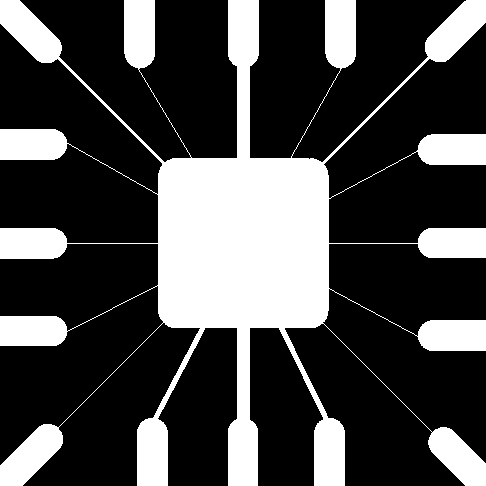
#> input picture Math 282.1 - Computer Vision/samples/wirebond.tif, 486 x 486 px, found by its file name
$ jupyter execute --allow-errors 'Jeremy 05_morphologicalimageprocessing.ipynb'
#> lines starting #> are read from the running program, lines starting #| are printed output that depends on the picture; after the words box and inside, x2 and y2 are one past the last pixel; in counts of white or black regions, pixels touching at a corner belong together
# Morphological Image Processing

Richell Flores

## Objectives

By the end of this notebook, students are expected to
- perform basic morphological transformations
- implement morphological algorithms

# Main reference

https://scikit-image.org/docs/stable/api/skimage.morphology.html

https://scikit-image.org/docs/stable/auto_examples/applications/plot_morphology.html

https://docs.scipy.org/doc/scipy/reference/ndimage.html

# Required packages

[cell 1]
from google.colab import drive
drive.mount('/content/drive')

[cell 2]
from PIL import Image
import numpy as np
import matplotlib.pyplot as plt

For this module, we will be using the `scikit-image` package.

[cell 3]
from skimage import morphology

# Morphological operations on binary images

## Erosion: `binary_erosion(image_arr, se)`

[cell 4]
wirebond = Image.open("/content/drive/MyDrive/Masters/Math 282.1 - Computer Vision/samples/wirebond.tif").convert('L')
#> wirebond is the input picture: PIL image 486x486 L; 28.1% white; 1 white region, box (x1, y1, x2, y2) and area: (0, 0, 486, 486) 66259
wirebond

[cell 5]
morphology.square(11)

Since we are dealing with binary images, `binary_erosion` works faster.

[cell 6]
wirebond_array = np.array(wirebond)

eroded_wirebond = morphology.binary_erosion(wirebond_array, morphology.square(11))
#> eroded_wirebond: shape (486, 486) bool; 19.1% white; 15 white regions, largest, box (x1, y1, x2, y2) and area: (163, 0, 324, 486) 28465, (142, 424, 163, 486) 1226, (424, 139, 486, 160) 1224

plt.imshow(eroded_wirebond, cmap='gray')
plt.title('Eroded Wirebond')
plt.show()

**Try it!** Do the same but using increasing sizes of the structuring element. What do you observe about the shape of the center square? At what point does the other aspects of the image removed?

[cell 7]
#Try sizes 20, 30, 40, 50

eroded_wirebond_30 = morphology.binary_erosion(wirebond_array, morphology.square(30))
#> eroded_wirebond_30: shape (486, 486) bool; 8.8% white; 17 white regions, largest, box (x1, y1, x2, y2) and area: (173, 173, 315, 314) 19722, (243, 0, 245, 43) 85, (139, 0, 141, 43) 83

plt.imshow(eroded_wirebond_30, cmap='gray')
plt.title('Eroded Wirebond')
plt.show()

# The lines disappear if we increase the size of the structuring element, square.

Let's try to use a different structuring element.

[cell 8]
eroded_wirebond = morphology.binary_erosion(wirebond_array, morphology.diamond(radius=11))
#> eroded_wirebond: shape (486, 486) bool; 13.5% white; 17 white regions, largest, box (x1, y1, x2, y2) and area: (168, 162, 319, 324) 22152, (0, 435, 52, 486) 965, (0, 0, 51, 52) 961

plt.imshow(eroded_wirebond, cmap='gray')
plt.title('Eroded Wirebond')
plt.show()

**Think!** What happened when we changed the structuring element from square to diamond? In what instance is using a square SE better than a diamond SE and vice versa?

## Dilation: `binary_dilation(image_arr, se)`

[cell 9]
text = Image.open("/content/drive/MyDrive/Masters/Math 282.1 - Computer Vision/samples/text.tif").convert('L')
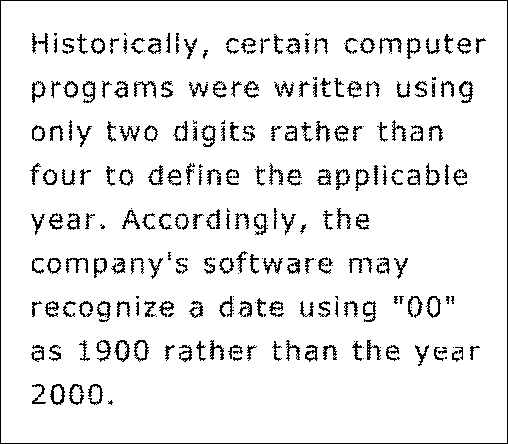
#> input picture Math 282.1 - Computer Vision/samples/text.tif, 508 x 444 px, found by its file name
#> text is the input picture: PIL image 508x444 L; 92.1% white; black in thin lines or dots
text

[cell 10]
text_arr = np.array(text)

dilated_text = morphology.binary_dilation(text_arr, morphology.square(3))
#> dilated_text: shape (444, 508) bool; 99.9% white; black in thin lines or dots, all inside (x1, y1, x2, y2) = (33, 37, 478, 403)

plt.imshow(dilated_text, cmap='gray')
plt.title('Dilated Text')
plt.show()

**Think about it** What went wrong with the image? What was considered foreground and background?

[cell 11]
dilated_text = morphology.binary_dilation(~text_arr, morphology.square(3))
#> dilated_text: shape (444, 508) bool; 17.8% white; 186 white regions, largest, box (x1, y1, x2, y2) and area: (0, 0, 508, 444) 3792, (218, 250, 260, 275) 549, (121, 207, 156, 231) 418

plt.imshow(dilated_text, cmap='gray')
plt.title('Dilated Text')
plt.show()

**Try it!** Use a different structuring element and see how it affects the dilation.

[cell 12]
custom_se = np.array([[1,1,0],
                      [1,1,0],
                      [1,1,0]])

[cell 13]
dilated_text = morphology.binary_dilation(~text_arr, custom_se)
#> dilated_text: shape (444, 508) bool; 15.4% white; 194 white regions (1 under 20 px), largest, box (x1, y1, x2, y2) and area: (0, 0, 508, 444) 3352, (133, 80, 156, 99) 257, (458, 80, 473, 104) 252

plt.imshow(dilated_text, cmap='gray')
plt.title('Dilated Text')
plt.show()

[cell 14]
# Count the number of characters

# prompt: get connected components

from skimage import measure

text_arr = np.array(text)
labels = measure.label(text_arr, connectivity=1)  # 2 for 4-connected, 1 for 8-connected components
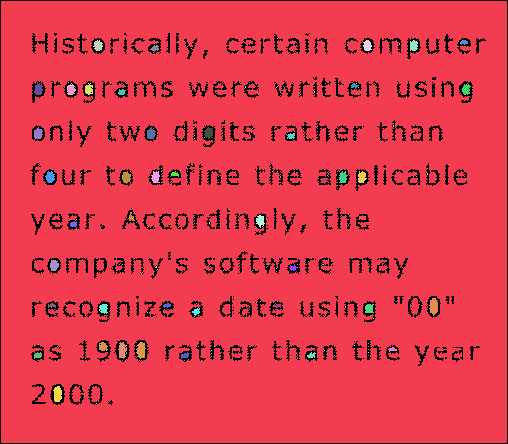
#> labels: shape (444, 508) int64; 210 distinct labels, from 0 to 209; one colour per label, 0 black

plt.imshow(labels, cmap='nipy_spectral')
plt.title('Connected Components')
plt.show()

# You can access the number of connected components using:
num_components = labels.max()
#> num_components = 209
print(f"Number of connected components: {num_components}")
#| Number of connected components: 209

## Opening: `binary_opening(image_arr, se)`

"... the ability to eliminate regions narrower than the structuring element is one of the key features of morphological opening."

Let's consider the wirebond image again.

[cell 15]
wirebond

[cell 16]
wirebond_arr = np.array(wirebond)

opened_wirebond = morphology.binary_opening(wirebond_arr, morphology.ellipse(1,1))
#> opened_wirebond: shape (486, 486) bool; 27.3% white; 13 white regions, largest, box (x1, y1, x2, y2) and area: (137, 0, 345, 486) 40152, (0, 424, 63, 486) 2174, (0, 0, 62, 63) 2170

plt.imshow(opened_wirebond, cmap='gray')
plt.title('Opened Wirebond')
plt

## Closing: `binary_closing(image_arr, se)`

[cell 17]
closed_wirebond = morphology.binary_closing(wirebond_arr, morphology.ellipse(1,1))
#> closed_wirebond: shape (486, 486) bool; 28.1% white; 1 white region, box (x1, y1, x2, y2) and area: (0, 0, 486, 486) 66309

plt.imshow(closed_wirebond, cmap='gray')
plt.title('Closed Wirebond')
plt.show()

### Example

Consider the following noisy image of a fingerprint. Successively apply the following:

1. Erosion
2. Dilation
3. Dilation
4. Erosion

Use a $3 \times 3$ square with 1s as a structuring element.

Compare the result if you do opening followed by a closing.

[cell 18]
fingerprint_noisy = Image.open("/content/drive/MyDrive/Masters/Math 282.1 - Computer Vision/samples/fingerprint_noisy.tif").convert('L')
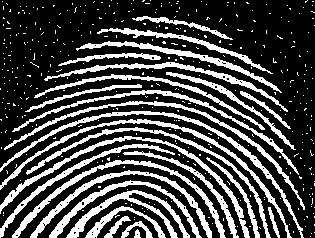
#> input picture Math 282.1 - Computer Vision/samples/fingerprint_noisy.tif, 315 x 238 px, found by its file name
#> fingerprint_noisy is the input picture: PIL image 315x238 L; 28.5% white; 414 white regions (387 under 20 px), largest, box (x1, y1, x2, y2) and area: (0, 111, 304, 238) 1388, (0, 136, 250, 238) 1372, (0, 119, 292, 238) 1337
fingerprint_noisy

[cell 19]
# Apply erosion, dilation, dilation, erosion

fingerprint_noisy_arr = np.array(fingerprint_noisy)
fingerprint_noisy_arr_1 = morphology.binary_erosion(fingerprint_noisy_arr, morphology.square(3))
#> fingerprint_noisy_arr_1: shape (238, 315) bool; 9% white in thin lines or dots, all inside (x1, y1, x2, y2) = (0, 17, 302, 238)
fingerprint_noisy_arr_2 = morphology.binary_dilation(fingerprint_noisy_arr_1, morphology.square(3))
#> fingerprint_noisy_arr_2: shape (238, 315) bool; 25.3% white; 167 white regions (33 under 20 px), largest, box (x1, y1, x2, y2) and area: (101, 190, 190, 238) 786, (0, 136, 132, 211) 677, (49, 181, 131, 238) 578
fingerprint_noisy_arr_3 = morphology.binary_dilation(fingerprint_noisy_arr_2, morphology.square(3))
#> fingerprint_noisy_arr_3: shape (238, 315) bool; 42.8% white; 51 white regions, largest, box (x1, y1, x2, y2) and area: (13, 110, 294, 215) 2073, (11, 159, 226, 238) 1984, (66, 189, 191, 238) 1692
fingerprint_noisy_arr_4 = morphology.binary_erosion(fingerprint_noisy_arr_3, morphology.square(3))
#> fingerprint_noisy_arr_4: shape (238, 315) bool; 25.9% white; 75 white regions (11 under 20 px), largest, box (x1, y1, x2, y2) and area: (67, 190, 190, 238) 1113, (14, 111, 272, 179) 1082, (49, 181, 201, 238) 979

plt.imshow(fingerprint_noisy_arr_4, cmap = 'gray')

### Answer: unhide to check answer

[cell 20]
fingerprint_arr = np.array(fingerprint_noisy)

fingerprint_eroded = morphology.binary_erosion(fingerprint_arr, morphology.square(3))
fingerprint_dilated1 = morphology.binary_dilation(fingerprint_eroded, morphology.square(3))
fingerprint_dilated2 = morphology.binary_dilation(fingerprint_dilated1, morphology.square(3))
fingerprint_eroded2 = morphology.binary_erosion(fingerprint_dilated2, morphology.square(3))

plt.imshow(fingerprint_eroded2, cmap='gray')
plt.title('Final Result')

[cell 21]
fingerprint_opened = morphology.binary_opening(fingerprint_arr, morphology.square(3))
fingerprint_closed = morphology.binary_closing(fingerprint_opened, morphology.square(3))

plt.imshow(fingerprint_closed, cmap='gray')
plt

[cell 22]
np.array_equal(fingerprint_eroded2, fingerprint_closed)
#> Out = True

# Hit-or-miss transform

[cell 23]
from scipy.ndimage import binary_hit_or_miss

Let's consider the example from the ndimage documentation.

[cell 24]
a = np.array([[0, 0, 0, 0, 0, 0, 0],
                [0, 1, 1, 0, 0, 0, 0],
                [0, 1, 1, 0, 0, 1, 0],
                [0, 1, 1, 0, 0, 0, 0],
                [0, 0, 0, 1, 1, 0, 0],
                [0, 0, 0, 1, 1, 0, 0],
                [0, 0, 0, 0, 0, 0, 0]])

[cell 25]
plt.imshow(a, cmap='gray')
plt.title('Image a')
plt.show()

[cell 26]
se = np.array([[1,0,0],
               [0,1,1],
               [0,1,1]])

[cell 27]
a_hm = binary_hit_or_miss(a, se)

[cell 28]
plt.imshow(a_hm, cmap='gray')
plt.title('Image a_hm')
plt.show()

**Check** Verify that the hit-or-miss transform is equivalent to $(A \ominus B_1) \cap (A^c \ominus B_2)$.

[cell 29]
# prompt: Verify that the hit-or-miss transform is equivalent to $(A \ominus B_1) \cap (A^c \ominus B_2)$.

# Verify that the hit-or-miss transform is equivalent to (A ⊖ B1) ∩ (Ac ⊖ B2).

# Define the structuring element
se = np.array([[1, 0, 0],
               [0, 1, 1],
               [0, 1, 1]])

# Extract B1 and B2 from the structuring element
B1 = se * (se == 1)
B2 = se * (se == 0)
B2[B2 == 0] = 1

# Calculate A ⊖ B1 using binary erosion
A_minus_B1 = morphology.binary_erosion(a, B1)

# Calculate Ac ⊖ B2 using binary erosion
Ac = ~a
Ac_minus_B2 = morphology.binary_erosion(Ac, B2)

# Calculate the intersection of (A ⊖ B1) and (Ac ⊖ B2)
intersection = np.logical_and(A_minus_B1, Ac_minus_B2)

# Compare the result with the hit-or-miss transform
print(np.array_equal(a_hm, intersection))

[cell 30]
B2

# Basic morphological algorithms

## Boundary extraction

[cell 31]
face = Image.open("/content/drive/MyDrive/Masters/Math 282.1 - Computer Vision/samples/face.tif")
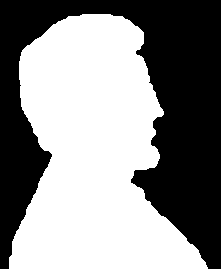
#> input picture Math 282.1 - Computer Vision/samples/face.tif, 221 x 269 px, found by its file name
#> face is the input picture: PIL image 221x269 1; 54.6% white; 1 black region, box (x1, y1, x2, y2) and area: (0, 0, 221, 269) 26994
face

[cell 32]
face_arr = np.array(face)

boundary_face = morphology.binary_dilation(face_arr, morphology.square(3)) ^ face_arr #^ is the logical xor (equivalent to minus)
#> boundary_face: shape (269, 221) bool; 1.5% white in thin lines or dots, all inside (x1, y1, x2, y2) = (8, 13, 209, 269)

plt.imshow(boundary_face, cmap='gray')
plt.title('Boundary Face')

Experiment whether changing the SE also changes the appearance of the boundary.

## Hole filling: `scipy.ndimage.binary_fill_holes`

[cell 33]
from scipy.ndimage import binary_fill_holes

[cell 34]
image_arr = np.array([[0,0,0,0,0,0,0,0],
                      [0,0,0,0,1,0,0,0],
                      [0,1,1,1,0,1,0,0],
                      [0,0,1,0,0,0,1,0],
                      [0,1,0,0,0,0,0,1],
                      [0,0,1,0,1,1,1,0],
                      [0,0,1,1,0,0,0,0],
                      [0,0,0,0,0,0,0,0]])

plt.imshow(image_arr, cmap='gray')
plt.title('Original Image')
plt.show()

[cell 35]
filled_image = binary_fill_holes(image_arr)

plt.imshow(filled_image, cmap='gray')
plt.title('Filled Image')
plt.show()

**Try it!** Perform hole filling on the following image.

[cell 36]
circles = Image.open("/content/drive/MyDrive/Masters/Math 282.1 - Computer Vision/samples/circles.tif")
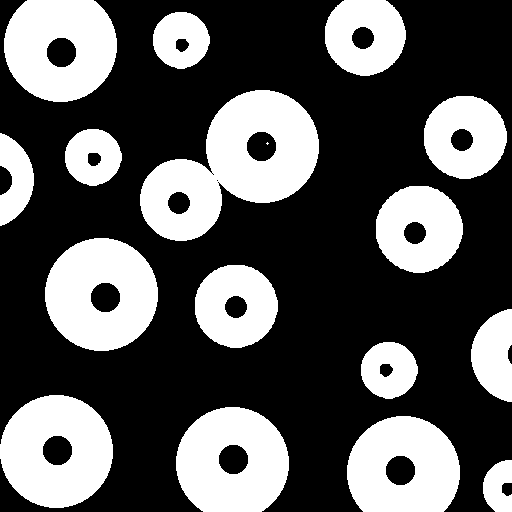
#> input picture Math 282.1 - Computer Vision/samples/circles.tif, 512 x 512 px, found by its file name
#> circles is the input picture: PIL image 512x512 L; 35.3% white; 17 white regions (1 under 20 px), largest, box (x1, y1, x2, y2) and area: (140, 90, 319, 241) 14240, (45, 238, 158, 351) 9332, (0, 395, 113, 508) 9332
circles

[cell 37]
circles_arr = np.array(circles)

filled_image = binary_fill_holes(circles_arr)
#> filled_image: shape (512, 512) bool; 37.7% white; 16 white regions, largest, box (x1, y1, x2, y2) and area: (140, 90, 319, 241) 15293, (45, 238, 158, 351) 10005, (0, 395, 113, 508) 10005

plt.imshow(filled_image, cmap='gray')
plt.title('Filled Image')
plt.show()

## Connected components

[cell 38]
# prompt: get connected components

from skimage import measure

circles_arr = np.array(circles)
labels = measure.label(circles_arr, connectivity=1)  # 2 for 4-connected, 1 for 8-connected components
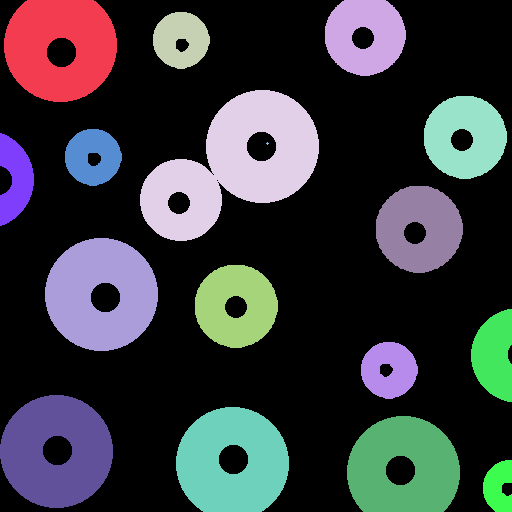
#> labels: shape (512, 512) int64; 18 distinct labels, from 0 to 17; one colour per label, 0 black

plt.imshow(labels, cmap='nipy_spectral')
plt.title('Connected Components')
plt.show()

# You can access the number of connected components using:
num_components = labels.max()
#> num_components = 17
print(f"Number of connected components: {num_components}")
#| Number of connected components: 17

### Example

**Try it out!** Perform thresholding, erosion, and then do a connected components analysis to the following image.

[cell 39]
chicken_bones = Image.open("/content/drive/MyDrive/Masters/Math 282.1 - Computer Vision/samples/chicken_bones.tif")
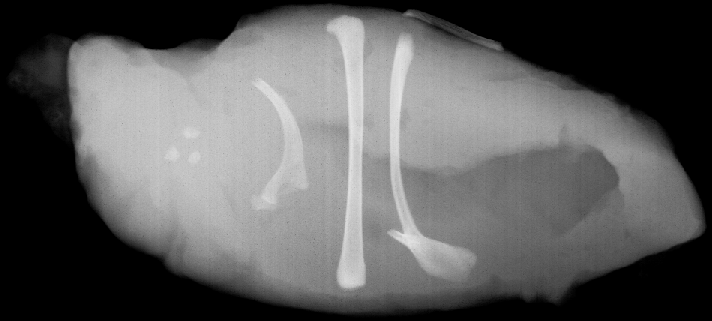
#> input picture Math 282.1 - Computer Vision/samples/chicken_bones.tif, 712 x 321 px, found by its file name
#> chicken_bones is the input picture: PIL image 712x321 L; min 0, max 231, mean 92.5
chicken_bones

### Answer: unhide to check answer

[cell 40]
chicken_bones_arr = np.array(chicken_bones)
threshold_value = 200
thresholded_chicken = (chicken_bones_arr > threshold_value) * 255
#> thresholded_chicken: shape (321, 712) int64; 2.8% white; 138 white regions (127 under 20 px), largest, box (x1, y1, x2, y2) and area: (336, 25, 363, 285) 3147, (390, 42, 411, 172) 1360, (252, 78, 298, 142) 741

plt.imshow(thresholded_chicken, cmap='gray')
plt.title('Thresholded Image')
plt.show()

[cell 41]
eroded_chicken = morphology.binary_erosion(thresholded_chicken, morphology.square(5))
#> eroded_chicken: shape (321, 712) bool; 1% white; 15 white regions (5 under 20 px), largest, box (x1, y1, x2, y2) and area: (341, 34, 361, 168) 957, (392, 46, 408, 160) 739, (258, 82, 292, 123) 224

plt.imshow(eroded_chicken, cmap='gray')
plt.title('Eroded Chicken')
plt.show()

[cell 42]
labels = measure.label(thresholded_chicken, connectivity=1)  # 2 for 4-connected, 1 for 8-connected components
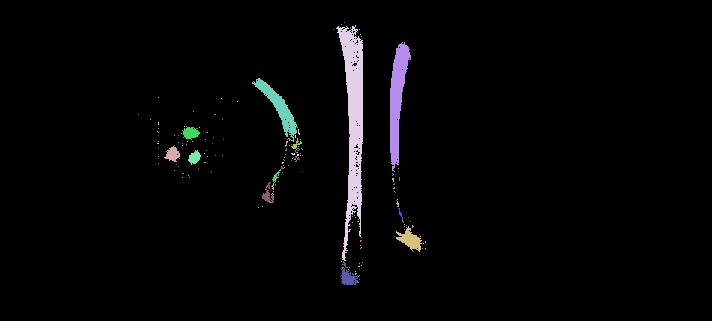
#> labels: shape (321, 712) int64; 203 distinct labels, from 0 to 202; one colour per label, 0 black

plt.imshow(labels, cmap='nipy_spectral')
plt.title('Connected Components')
plt.show()

# You can access the number of connected components using:
num_components = labels.max()
#> num_components = 202
print(f"Number of connected components: {num_components}")
#| Number of connected components: 202

[cell 43]
import pandas as pd

# Create a table to store the number of pixels per connected component
component_data = []
for component_label in range(1, num_components + 1):
    num_pixels = np.sum(labels == component_label)
    component_data.append({'Component Label': component_label, 'Number of Pixels': num_pixels})
#> this loop made 202 passes
#> num_pixels on passes 1 to 3: 1, 1, 2
#> after the loop, component_data = 202 items

# Create a Pandas DataFrame from the component data
df = pd.DataFrame(component_data)
#> df = table of 202 rows and 2 columns

# Display the table
df
#> Out = table of 202 rows and 2 columns

## Convex hull: `convex_hull_image(image_arr)`

[cell 44]
from skimage import data, img_as_float

horse = ~(data.horse())
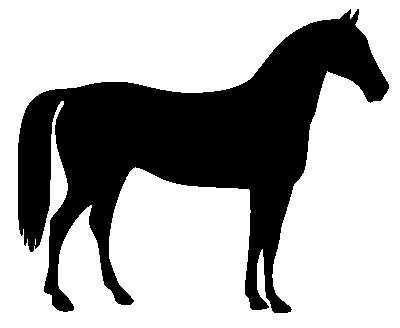
#> input picture skimage.data.horse(), 400 x 328 px
#> horse: shape (328, 400) bool; 33.1% white; 1 white region, box (x1, y1, x2, y2) and area: (18, 9, 389, 313) 43412
horse

plt.imshow(horse, cmap='gray')
plt.title('Original Image')
plt.show()

[cell 45]
horse_ch = morphology.convex_hull_image(horse)
#> horse_ch: shape (328, 400) bool; 63.9% white; 1 black region, box (x1, y1, x2, y2) and area: (0, 0, 400, 328) 47395

plt.imshow(horse_ch, cmap='gray')
plt.title('Convex Hull')
plt.show()

[cell 46]
chull_diff = img_as_float(horse_ch.copy())
chull_diff[horse] = 2

fig, ax = plt.subplots()
ax.imshow(chull_diff, cmap=plt.cm.gray)
ax.set_title('Difference')
plt.show()

## Skeleton: `skeletonize(image_arr)`

[cell 47]
horse_skeleton = morphology.skeletonize(horse)
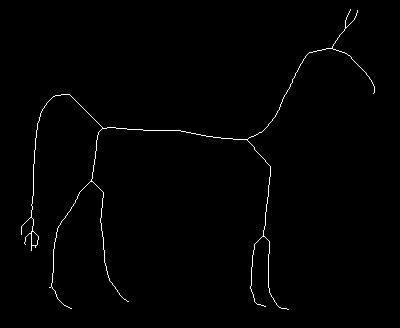
#> horse_skeleton: shape (328, 400) bool; 0.91% white in thin lines or dots, all inside (x1, y1, x2, y2) = (21, 9, 375, 310)

plt.imshow(horse_skeleton, cmap='gray')
plt.title('Skeletonized Horse')
plt.show()

#> (a cell that did not finish here is left out)

[cell 49]
threshold_value = 135  # Set the threshold value (0-255)
#> threshold_value = 135
#> (the rest of this cell did not finish here and is left out)
